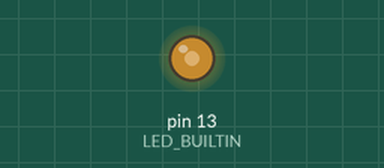
The sketch below on a simulated Arduino Uno, built for the host (arithmetic inside an expression is 32-bit, double 64-bit). Shown: output pins drawn as LEDs (lit = HIGH).

Above: at 0.1 s.
Timing chart, 0 to 1.6 s (numbered marks = the images above):
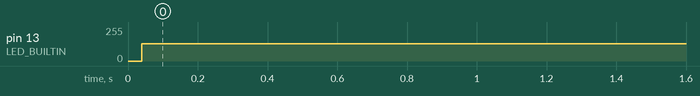

Measured:
- by itself, pin 13 (LED_BUILTIN): 0/255 → 128/255 at 0.04 s

The sketch:

MathIsHard.ino
```cpp
void setup() {
  pinMode(LED_BUILTIN, OUTPUT);
}

void loop() {
  int operandA {8346};
int operandB {172};
int result {0};
  char pb5on = 1 << 5; // set bit 5 (pin 13)
  char pb5off = 0;
  while (1) {
    PORTB = pb5on;
    PORTB = pb5off;
    result = operandA * operandB;
    PORTB = pb5on;
    PORTB = pb5off;
    PORTB = pb5on;
    PORTB = pb5off;
  }
}
```
